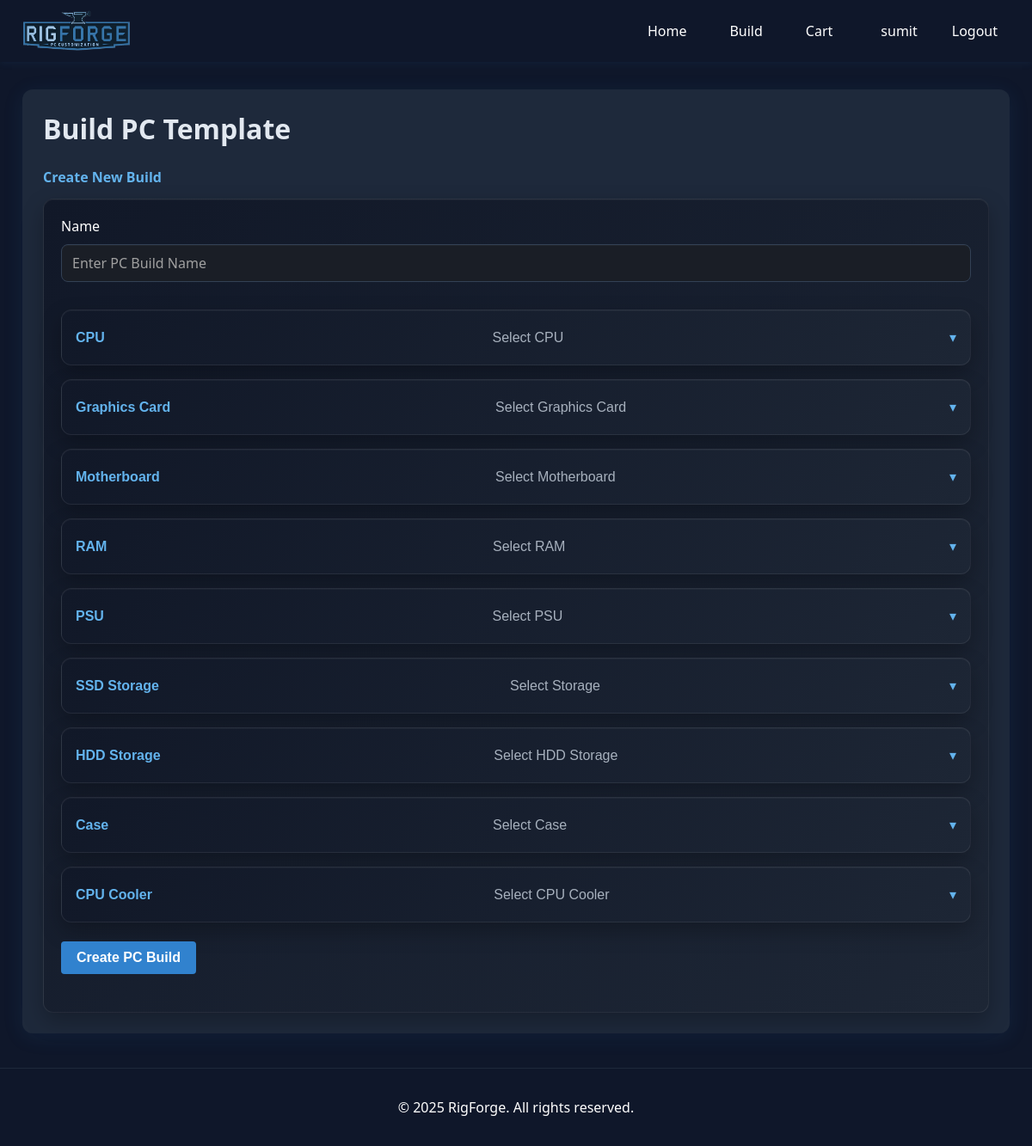
Page /build/ (signed in) on the earlier database version.
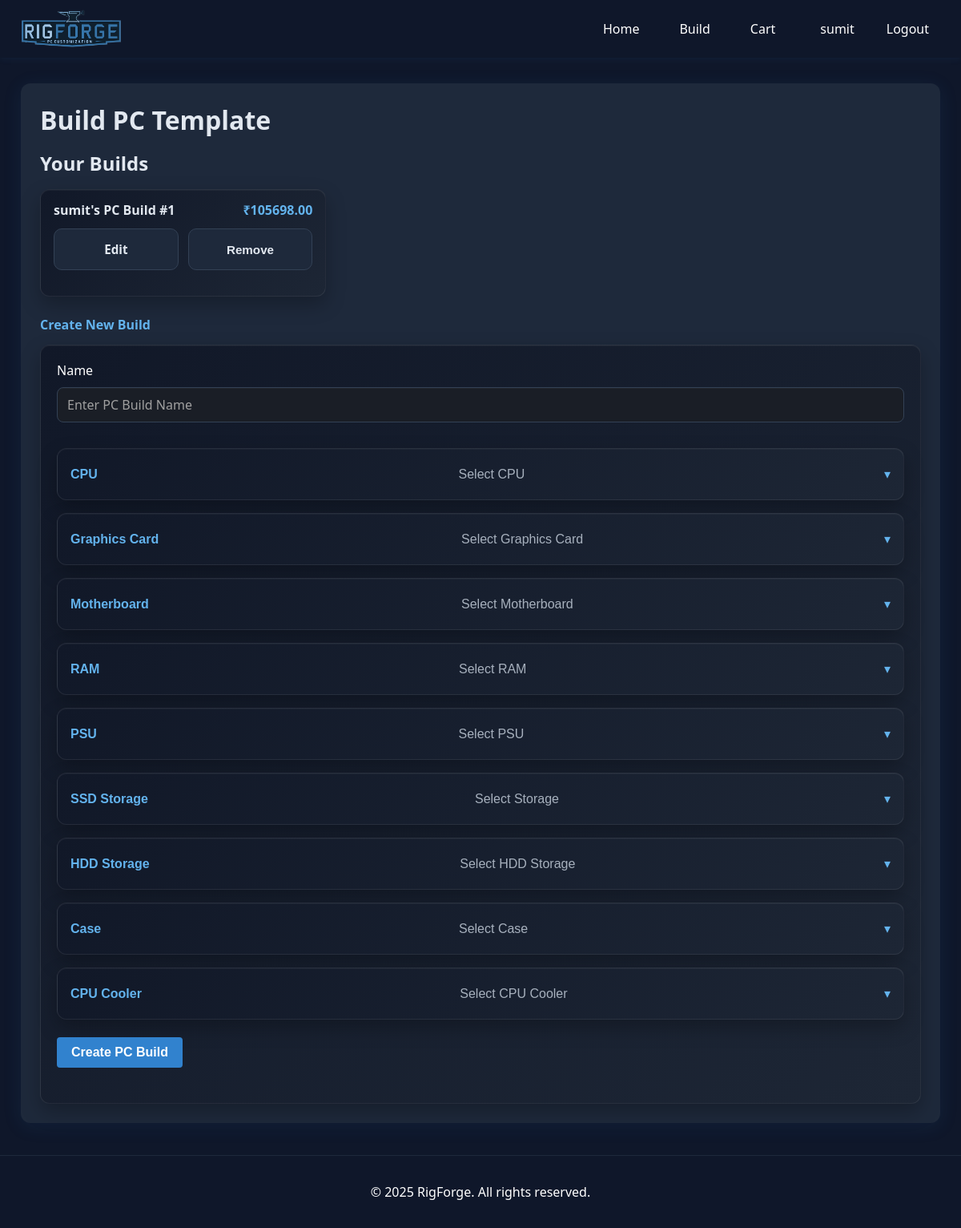
Same page on the later database version.
### core/models.py (models this page shows, shortened)
class PCBuild(models.Model):
    Name = models.CharField(max_length=200, blank=True)
    user = models.ForeignKey(User, on_delete=models.CASCADE, related_name='pc_builds')
    CPU = models.ForeignKey(CPU, on_delete=models.CASCADE)
    Motherboard = models.ForeignKey(Motherboard, on_delete=models.CASCADE)
    RAM = models.ForeignKey(RAM, on_delete=models.CASCADE)
    GPU = models.ForeignKey(GPU, on_delete=models.CASCADE, null=True, blank=True)
    PSU = models.ForeignKey(PSU, on_delete=models.CASCADE)
    SSD_Storage = models.ForeignKey(SSDStorage, on_delete=models.CASCADE)
    HDD_Storage = models.ForeignKey(HDDStorage, on_delete=models.CASCADE, null=True, blank=True)
    Case = models.ForeignKey(Case, on_delete=models.CASCADE)
    CPU_Cooler = models.ForeignKey(CPUCooler, on_delete=models.CASCADE)
    Total_Price = models.DecimalField(max_digits=12, decimal_places=2, default=0)
    created_at = models.DateTimeField(auto_now_add=True)
    updated_at = models.DateTimeField(auto_now=True)
    class Meta:
        verbose_name = 'PC Build'
        verbose_name_plural = 'PC Builds'
        ordering = ['-created_at']

### core/views.py (the view, shortened to what this page needs)
# urls.py: path('build/', PCBuildPageView.as_view(), name='build'),
class PCBuildPageView(LoginRequiredMixin, View):
    login_url = 'login'
    def get(self, request):
        user = request.user
        form = PCBuildForm()
        builds = user.pc_builds.all()
        context = {
            'form': form,
            'builds': builds,
            'edit_mode': False,
        }
        return render(request, 'core/build.html', context)

### core/forms.py
class PCBuildForm(forms.ModelForm):
    class Meta:
        model = PCBuild
        fields = ['Name','CPU', 'GPU', 'Motherboard', 'RAM', 'PSU', 'SSD_Storage', 'HDD_Storage', 'Case', 'CPU_Cooler']
        widgets = {
            'Name': forms.TextInput(attrs={'class': 'form-control address-input', 'placeholder': 'Enter PC Build Name'}),
            'CPU': forms.Select(attrs={'class': 'form-control'}),
            'GPU': forms.Select(attrs={'class': 'form-control'}),
            'Motherboard': forms.Select(attrs={'class': 'form-control'}),
            'RAM': forms.Select(attrs={'class': 'form-control'}),
            'PSU': forms.Select(attrs={'class': 'form-control'}),
            'SSD_Storage': forms.Select(attrs={'class': 'form-control'}),
            'HDD_Storage': forms.Select(attrs={'class': 'form-control'}),
            'Case': forms.Select(attrs={'class': 'form-control'}),
            'CPU_Cooler': forms.Select(attrs={'class': 'form-control'}),
        }

### core/models.py (called while the page is built)
    def __str__(self):
        return self.name

### core/templates/core/build.html (shortened to what the changed rows need)
{% extends 'main.html' %}
{% block content %}
<h1 class="build-title">{% if edit_mode %}Edit PC Build{% else %}Build PC Template{% endif %}</h1>
{% if builds %}
  <section class="builds-section">
    <h2 class="builds-title">Your Builds</h2>
    <div class="builds-grid">
      {% for build in builds %}
        <article class="build-card">
          <header class="build-card-header">
            <div class="build-card-name">{{ build.Name }}</div>
            <div class="build-card-price">₹{{ build.Total_Price }}</div>
          </header>
          <div class="build-card-actions">
            <a href="{% url 'edit-build' build.id %}" class="build-card-btn build-card-edit btn btn-primary" {% if edit_mode and edit_build_id == build.id %}aria-disabled="true"{% endif %}>Edit</a>
            <form method="post" action="{% url 'remove-build' build.id %}" class="build-card-remove-form">
                    <button type="submit" class="build-card-btn build-card-remove btn btn-danger">Remove</button>
            </form>
          </div>
        </article>
      {% endfor %}
    </div>
  </section>
{% endif %}
{% endblock content %}

Differences in the rows shown:
added PCBuild: Name "sumit's PC Build #1", Total_Price "105698.00"
Other differences:
text now shown: "Your Builds"
